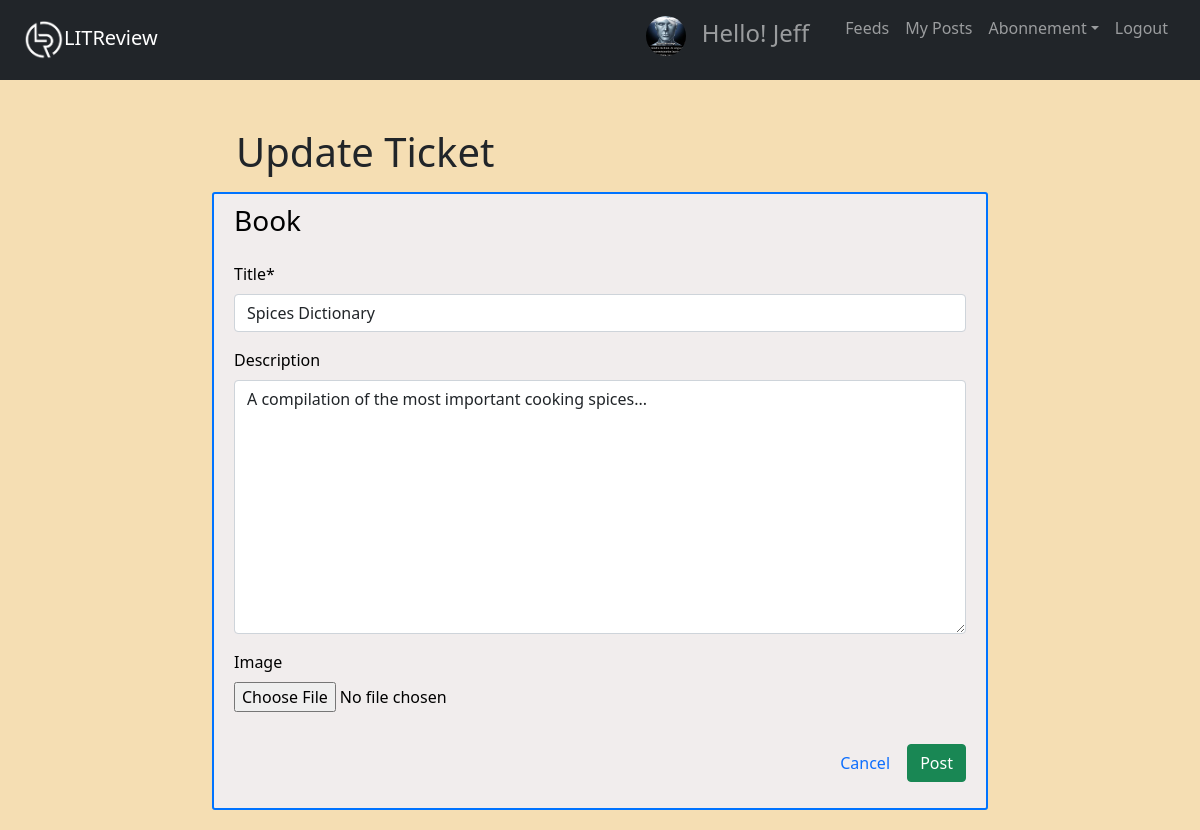
Before: /ticket/19/update/ (signed in) with the older database file.
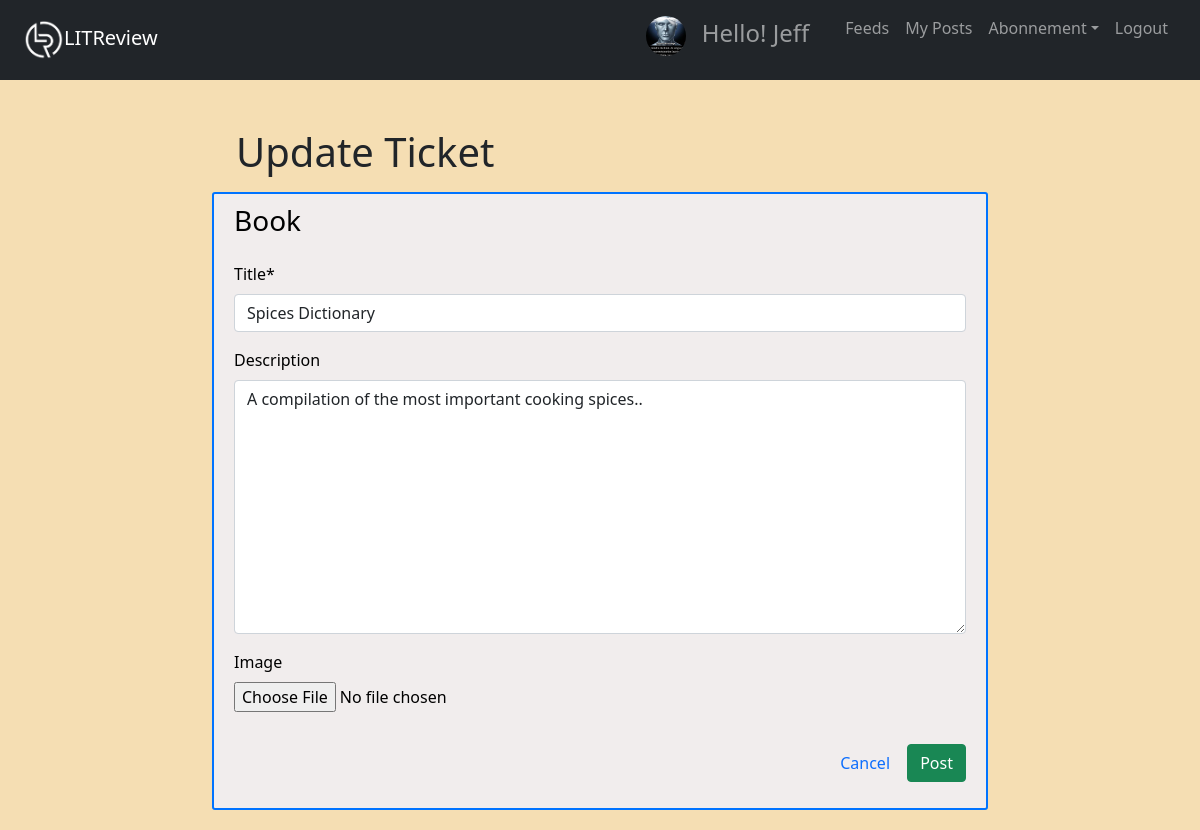
After: the same page with the newer database file.
### feeds/models.py (models this page shows, shortened)
class Ticket(models.Model):
    title = models.CharField(max_length=128)
    description = models.TextField(max_length=2048, blank=True)
    user = models.ForeignKey(to=settings.AUTH_USER_MODEL, on_delete=models.CASCADE)
    time_created = models.DateTimeField(default=timezone.now)
    image = models.ImageField(blank=True, null=True, upload_to="reviews_img")
    if image is True:
        def save(self, *args, **kwargs):
            super().save()
            img = ImageOps.contain(Image.open(self.image.path), (200, 200), method=3)
            img.save(self.image.path)

### feeds/views.py (the view)
# urls.py: path("ticket/<int:pk>/update/", d_views.ticket_update, name="ticket-update"),
@login_required
def ticket_update(request, pk):
    ticket = get_object_or_404(Ticket, id=pk)
    if ticket.user != request.user:
        raise PermissionDenied()
    if request.method == "POST":
        form = TicketForm(request.POST, request.FILES, instance=ticket)
        if form.is_valid():
            form.save()
            messages.success(request, "You updated your ticket!")
            return redirect("feeds-home")
    else:
        form = TicketForm(instance=ticket)
    context = {"form": form, "title": "Update Ticket"}
    return render(request, "feeds/create_ticket.html", context)

### feeds/forms.py
class TicketForm(forms.ModelForm):
    title = forms.CharField(label="Title", max_length=128, widget=forms.TextInput())
    description = forms.CharField(
        label="Description", max_length=2048, widget=forms.Textarea(), required=False
    )
    image = forms.ImageField(label="Image", required=False)
    class Meta:
        model = Ticket
        fields = ["title", "description", "image"]

### feeds/templates/feeds/create_ticket.html (shortened to what this page needs)
{% extends "feeds/base.html" %}
{% load crispy_forms_tags %}
{% block content %}
<div class="container">
  <div class="row mb-2">
    <h1 class="col-8 py-2 mb-0">{{ title }}</h1>
  </div>
</div>
<div class="content-section">
  <form method="POST" enctype='multipart/form-data'>
    <fieldset class="form-group">
      <h3 class="mb-4">Book</h3>
      {{ form|crispy }}
      <div class="float-right mt-3">
        <a class="btn btn-link text-decoration-none" href="{% url 'feeds-home' %}">Cancel</a>
        <button class="btn btn-success" type="submit">Post</button>
      </div>
    </fieldset>
  </form>
</div>
  {% endblock content %}

Changed rows visible on the page:
changed Ticket "Spices Dictionary": description "A compilation of the most important cooking spices..." → "A compilation of the most important cooking spices.."
